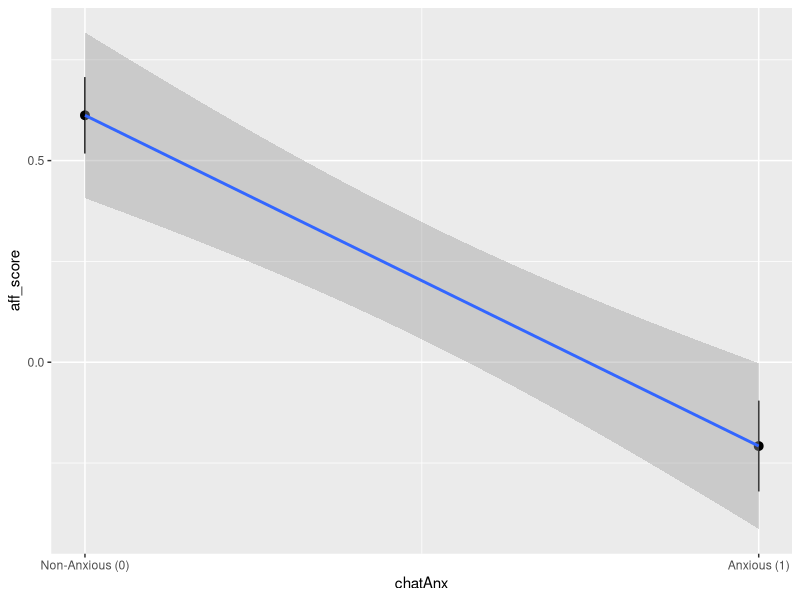
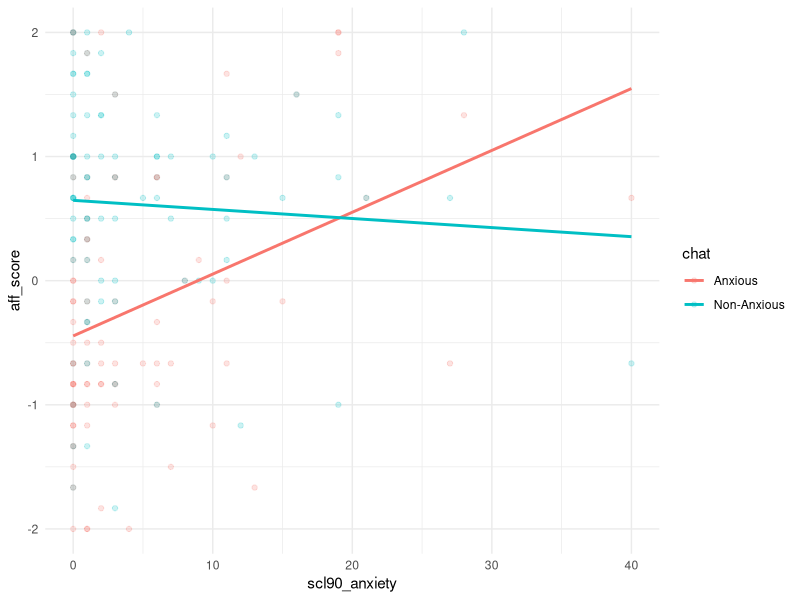

R code for these plots, in order:
# # # 1. read the data base # # ####
datos <- read.csv("ejercicio1.csv")

# create a binary coded data for the condition
datos$chatAnx <- ifelse(datos$chat=="Anxious", 1, 0)

# create a group based on the median of the anxiety score
datos$anxiety_group <- ifelse(datos$scl90_anxiety > median(datos$scl90_anxiety), 1, 0)


library(ggplot2)

ggplot(datos, aes(x=chatAnx, y=aff_score)) + 
  stat_summary() + geom_smooth(method="lm") +
  scale_x_continuous(breaks = c(0, 1), labels = c("Non-Anxious (0)","Anxious (1)"))

modelo <- lm(aff_score ~ chatAnx, datos)
summary(modelo)
t.test(aff_score ~ anxiety_group, datos)





ggplot(datos, aes(x=scl90_anxiety, y=aff_score, col=chat)) + 
  geom_point(alpha=.2) +
  geom_smooth(method="lm", se=FALSE) +
  theme_minimal()

model <- lm(aff_score ~ scl90_anxiety + chat + scl90_anxiety*chat, datos)
summary(model)
